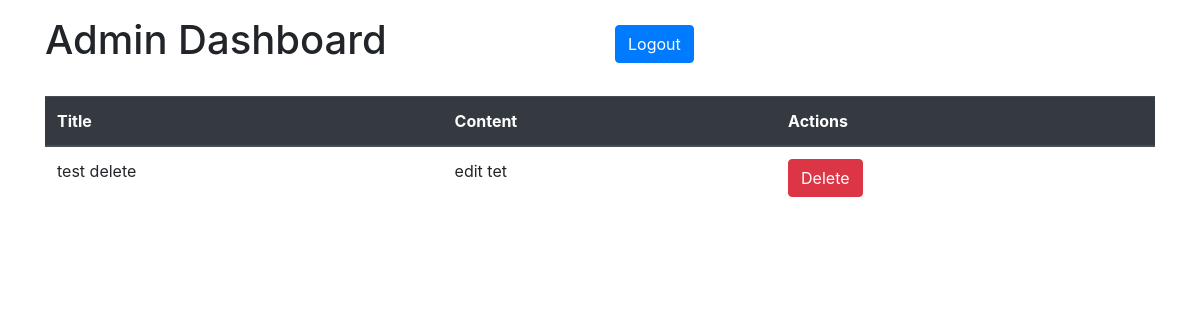
/admin.php, run on an earlier commit of the app's database.
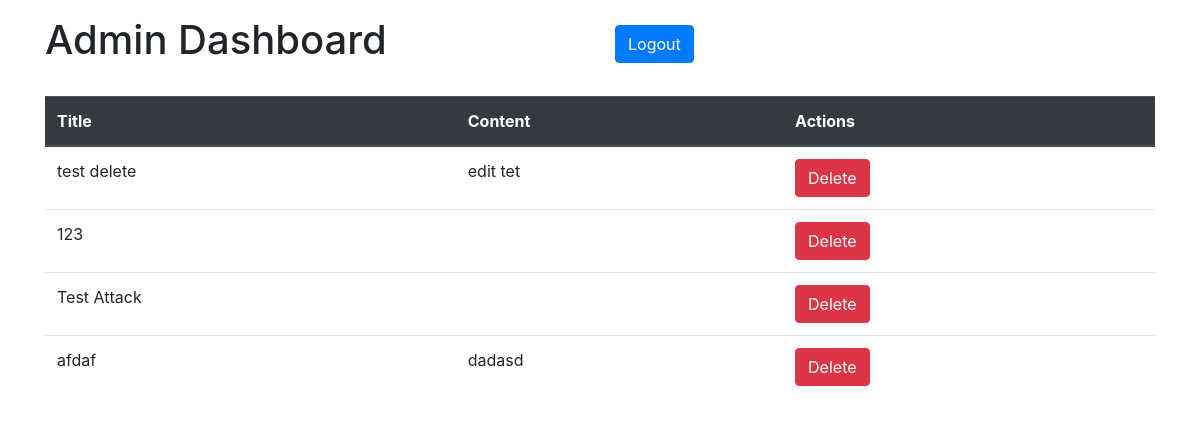
And on a later commit of the database.
### tables this page shows
CREATE TABLE posts (id INTEGER PRIMARY KEY, title TEXT, content TEXT, author TEXT);

### admin.php (the view, shortened to what this page needs)
<?php
include 'db.php';
$query = "SELECT * FROM posts";
$result = $db->query($query);
?>
<!DOCTYPE html>
<html lang="en">
<head>
    <link rel="stylesheet" href="https://stackpath.bootstrapcdn.com/bootstrap/4.5.2/css/bootstrap.min.css">
</head>
<body>
    <div class="container">
        <div class="row align-items-center">
            <div class="col">
                <h1 class="mt-3">Admin Dashboard</h1>
            </div>
            <div class="col">
                 <a class="btn btn-primary mt-3" href="logout.php">Logout</a>
            </div>
        </div>
        <table class="table mt-4">
            <thead class="thead-dark">
                <tr>
                    <th scope="col">Title</th>
                    <th scope="col">Content</th>
                    <th scope="col">Actions</th>
                </tr>
            </thead>
            <tbody>
                <?php while($row = $result->fetch(PDO::FETCH_ASSOC)): ?>
                <tr>
                    <td><?php echo $row['title']; ?></td>
                    <td><?php echo $row['content']; ?></td>
                    <td>
                        <form method="post" action="">
                            <button type="submit" name="delete_post" class="btn btn-danger">Delete</button>
                        </form>
                    </td>
                </tr>
                <?php endwhile; ?>
            </tbody>
        </table>
    </div>
</body>
</html>

What changed in the data, as far as the page shows it:
added posts: title "123"
added posts: title "Test Attack"
added posts: title "afdaf", content "dadasd"
